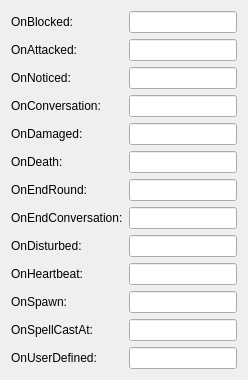
      <widget class="QWidget" name="tab_7">
       <attribute name="title">
        <string>Scripts</string>
       </attribute>
       <layout class="QFormLayout" name="formLayout_22">
        <item row="0" column="0">
         <widget class="QLabel" name="label_95">
          <property name="text">
           <string>OnBlocked:</string>
          </property>
         </widget>
        </item>
        <item row="0" column="1">
         <layout class="QHBoxLayout" name="horizontalLayout_29">
          <item>
           <widget class="QLineEdit" name="onBlockedEdit">
            <property name="maxLength">
             <number>16</number>
            </property>
           </widget>
          </item>
         </layout>
        </item>
        <item row="1" column="0">
         <widget class="QLabel" name="label_106">
          <property name="text">
           <string>OnAttacked:</string>
          </property>
         </widget>
        </item>
        <item row="1" column="1">
         <layout class="QHBoxLayout" name="horizontalLayout_30">
          <item>
           <widget class="QLineEdit" name="onAttakcedEdit">
            <property name="maxLength">
             <number>16</number>
            </property>
           </widget>
          </item>
         </layout>
        </item>
        <item row="2" column="0">
         <widget class="QLabel" name="label_96">
          <property name="text">
           <string>OnNoticed:</string>
          </property>
         </widget>
        </item>
        <item row="2" column="1">
         <layout class="QHBoxLayout" name="horizontalLayout_31">
          <item>
           <widget class="QLineEdit" name="onNoticeEdit">
            <property name="maxLength">
             <number>16</number>
            </property>
           </widget>
          </item>
         </layout>
        </item>
        <item row="3" column="0">
         <widget class="QLabel" name="label_97">
          <property name="text">
           <string>OnConversation:</string>
          </property>
         </widget>
        </item>
        <item row="3" column="1">
         <layout class="QHBoxLayout" name="horizontalLayout_32">
          <item>
           <widget class="QLineEdit" name="onConversationEdit">
            <property name="maxLength">
             <number>16</number>
            </property>
           </widget>
          </item>
         </layout>
        </item>
        <item row="4" column="0">
         <widget class="QLabel" name="label_98">
          <property name="text">
           <string>OnDamaged:</string>
          </property>
         </widget>
        </item>
        <item row="4" column="1">
         <layout class="QHBoxLayout" name="horizontalLayout_33">
          <item>
           <widget class="QLineEdit" name="onDamagedEdit">
            <property name="maxLength">
             <number>16</number>
            </property>
           </widget>
          </item>
         </layout>
        </item>
        <item row="5" column="0">
         <widget class="QLabel" name="label_109">
          <property name="text">
           <string>OnDeath:</string>
          </property>
         </widget>
        </item>
        <item row="5" column="1">
         <layout class="QHBoxLayout" name="horizontalLayout_34">
          <item>
           <widget class="QLineEdit" name="onDeathEdit">
            <property name="text">
             <string/>
            </property>
            <property name="maxLength">
             <number>16</number>
            </property>
           </widget>
          </item>
         </layout>
        </item>
        <item row="6" column="0">
         <widget class="QLabel" name="label_107">
          <property name="text">
           <string>OnEndRound:</string>
          </property>
         </widget>
        </item>
        <item row="6" column="1">
         <layout class="QHBoxLayout" name="horizontalLayout_35">
          <item>
           <widget class="QLineEdit" name="onEndRoundEdit">
            <property name="maxLength">
             <number>16</number>
            </property>
           </widget>
          </item>
         </layout>
        </item>
        <item row="7" column="0">
         <widget class="QLabel" name="label_108">
          <property name="text">
           <string>OnEndConversation:</string>
          </property>
         </widget>
        </item>
        <item row="7" column="1">
         <layout class="QHBoxLayout" name="horizontalLayout_36">
          <item>
           <widget class="QLineEdit" name="onEndConversationEdit">
            <property name="maxLength">
             <number>16</number>
            </property>
           </widget>
          </item>
         </layout>
        </item>
        <item row="8" column="0">
         <widget class="QLabel" name="label_100">
          <property name="text">
           <string>OnDisturbed:</string>
          </property>
         </widget>
        </item>
        <item row="8" column="1">
         <layout class="QHBoxLayout" name="horizontalLayout_38">
          <item>
           <widget class="QLineEdit" name="onDisturbedEdit">
            <property name="maxLength">
             <number>16</number>
            </property>
           </widget>
          </item>
         </layout>
        </item>
        <item row="9" column="0">
         <widget class="QLabel" name="label_101">
          <property name="text">
           <string>OnHeartbeat:</string>
          </property>
         </widget>
        </item>
        <item row="9" column="1">
         <layout class="QHBoxLayout" name="horizontalLayout_39">
          <item>
           <widget class="QLineEdit" name="onHeartbeatEdit">
            <property name="maxLength">
             <number>16</number>
            </property>
           </widget>
          </item>
         </layout>
        </item>
        <item row="10" column="0">
         <widget class="QLabel" name="label_103">
          <property name="text">
           <string>OnSpawn:</string>
          </property>
         </widget>
        </item>
        <item row="10" column="1">
         <layout class="QHBoxLayout" name="horizontalLayout_41">
          <item>
           <widget class="QLineEdit" name="onSpawnEdit">
            <property name="maxLength">
             <number>16</number>
            </property>
           </widget>
          </item>
         </layout>
        </item>
        <item row="11" column="0">
         <widget class="QLabel" name="label_104">
          <property name="text">
           <string>OnSpellCastAt:</string>
          </property>
         </widget>
        </item>
        <item row="11" column="1">
         <layout class="QHBoxLayout" name="horizontalLayout_42">
          <item>
           <widget class="QLineEdit" name="onSpellCastEdit">
            <property name="maxLength">
             <number>16</number>
            </property>
           </widget>
          </item>
         </layout>
        </item>
        <item row="12" column="0">
         <widget class="QLabel" name="label_105">
          <property name="text">
           <string>OnUserDefined:</string>
          </property>
         </widget>
        </item>
        <item row="12" column="1">
         <layout class="QHBoxLayout" name="horizontalLayout_43">
          <item>
           <widget class="QLineEdit" name="onUserDefinedEdit">
            <property name="maxLength">
             <number>16</number>
            </property>
           </widget>
          </item>
         </layout>
        </item>
       </layout>
      </widget>
